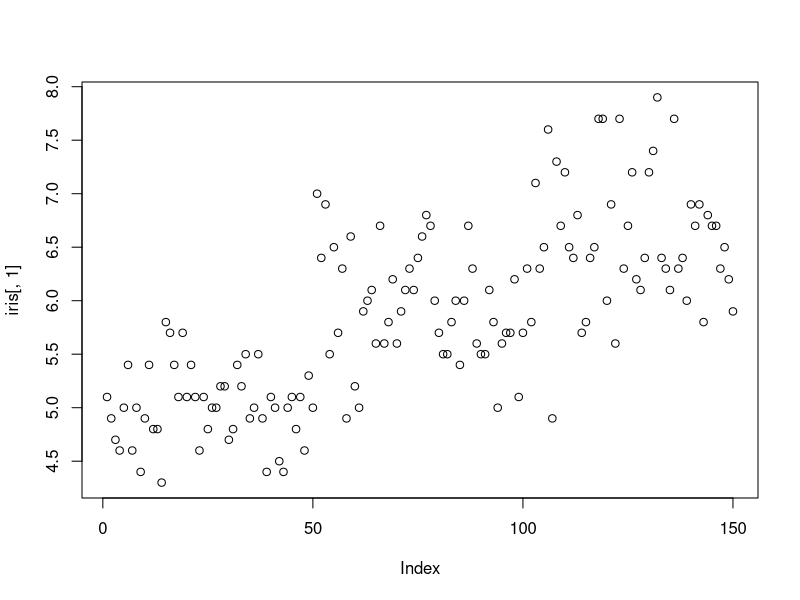

Generate this figure with R:
iris

# if문과 for문을 통해서 irir 첫번재 컬럼이 평균보다 높으면
# '높다', 그렇지 않으면 "아니다"

for (i in 1:100) {
  if((i %% 2) == 0) {
    print("짝수입니다.")  
  } else {
    print("홀수입니다.")
  } 
}

for (i in iris[,1]) {
  if(mean(iris[,1]) < i) {
    print("높다")
  } else {
    print("아니다")
  }
}

plot(iris[,1])